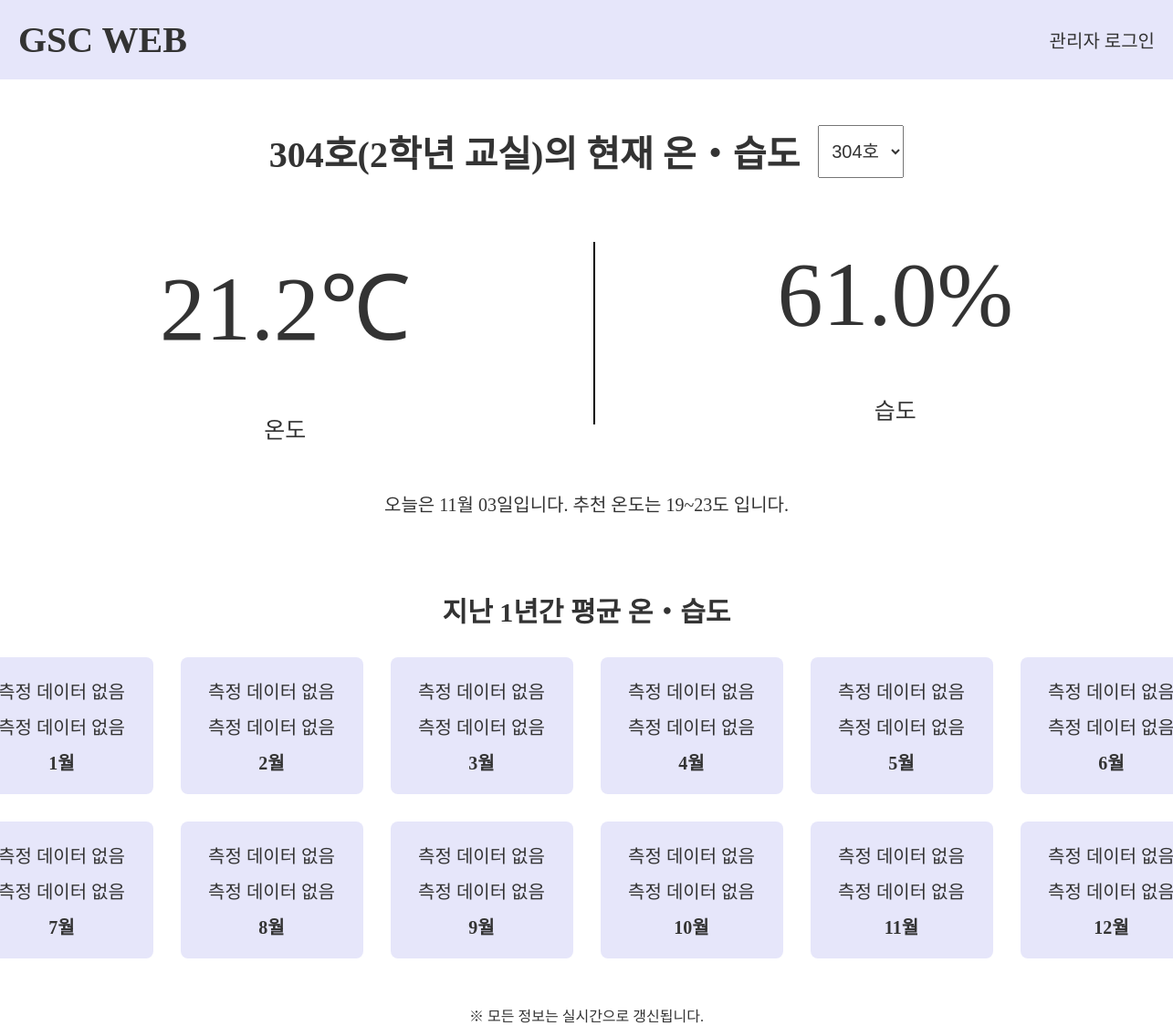
/temp/, run on the app's committed database.
### app/models.py (models this page shows)
class Locations(db.Model) :
    location = db.Column(db.String(200), primary_key=True, nullable=False)
    readings = db.relationship('SensorDatas', backref=db.backref('location_info'), cascade='all, delete-orphan')
    month_readings = db.relationship('MonthDatas', backref=db.backref('location_month_avg'), cascade='all, delete-orphan')
    purpose = db.Column(db.String(200), nullable=True)

class SensorDatas(db.Model):
    id = db.Column(db.Integer, primary_key=True)
    location = db.Column(db.String(200), db.ForeignKey('locations.location', ondelete='CASCADE'),nullable=False)
    temp = db.Column(db.Numeric(4,1), nullable=False)
    humi = db.Column(db.Numeric(4,1), nullable=False)
    record_date = db.Column(db.DateTime(), nullable=False, default=lambda: datetime.now(timezone.utc))

class Recommend(db.Model) :
    month = db.Column(db.Integer, primary_key=True, nullable=False)
    recommend_temp = db.Column(db.String(200), nullable=False)

### app/views/temp_views.py (the view)
@bp.route('/')
def show() :
    location_list = Locations.query.order_by(Locations.location).all()
    unassigned_locations = Locations.query.filter(or_(Locations.purpose == None, Locations.purpose == '')).order_by(Locations.location).all()
    if not location_list :
        return render_template('404.html')
    default_location = location_list[0].location
    selected_location = request.args.get('location', default=default_location, type=str)
    selected_location_obj = None
    for loc in location_list :
        if loc.location == selected_location :
            selected_location_obj = loc
            break
    if not selected_location_obj :
        selected_location_obj = location_list[0]
        selected_location = selected_location_obj.location
    purpose = selected_location_obj.purpose or "목적 미지정"
    latest_reading = SensorDatas.query.filter_by(location=selected_location).order_by(desc(SensorDatas.record_date)).first()
    temp = latest_reading.temp
    humi = latest_reading.humi
    kst = pytz.timezone('Asia/Seoul')
    now_kst = datetime.now(kst)
    current_date_kst = now_kst.strftime("%m월 %d일")
    current_month = now_kst.month
    recommend_temp = Recommend.query.filter_by(month=current_month).first().recommend_temp
    month_data_list = []
    if selected_location :
        month_data_list = MonthDatas.query.filter_by(location=selected_location).order_by(MonthDatas.month).all()
    month_data_dict = {data.month : data for data in month_data_list}
    return render_template(
        'temp_page.html',
        location_list=location_list,
        selected_location=selected_location,
        unassigned_locations=unassigned_locations,
        purpose=purpose,
        temp=temp,
        humi=humi,
        month_data_dict=month_data_dict,
        current_date=current_date_kst,
        recommend_temp=recommend_temp
    )

### app/views/login_views.py (called while the page is built)
@bp.before_app_request
def load_logged_in_admin() :
    admin_id = session.get('admin_id')
    if admin_id is None :
        g.admin = None
    else :
        g.admin = Admins.query.get(admin_id)

### app/templates/temp_page.html (shortened to what this page needs)
{% extends 'base.html' %}
{% block content %}
<h1 class="page-info">
    <p>{{ selected_location }}({{ purpose }})의 현재 온・습도</p>
    <select id="location-select" class="select-bar">
        {% for location in location_list %}
        <option value="{{ location.location }}" {% if location.location==selected_location %}selected{% endif %}>
            {{ location.location }}
        </option>
        {% endfor %}
    </select>
</h1>
<div class="temp-page">
    <div class="real-time-data">
        <div class="temp">
            <p class="numerical-data" id="current-temp">{{ temp }}℃</p>
            <p>온도</p>
        </div>
        <div class="vertical"></div>
        <div class="humi">
            <p class="numerical-data" id="current-humi">{{ humi }}%</p>
            <p>습도</p>
        </div>
    </div>
    <p id="recommend-temp">오늘은 {{ current_date }}입니다. 추천 온도는 {{ recommend_temp }}도 입니다.</p>
    <div class="month-datas">
        <h2>지난 1년간 평균 온・습도</h2>
        <div class="month-data-box" id="month-data-container">
            {% for i in range(1,13) %}
            <div class="month-box">
                {% set month_data = month_data_dict.get(i) %}
                {% if month_data %}
                <p>평균 온도 : {{ month_data.avg_temp | round(1) }}℃</p>
                <p>평균 습도 : {{ month_data.avg_humi | round(1) }}%</p>
                {% else %}
                <p>측정 데이터 없음</p>
                <p>측정 데이터 없음</p>
                {% endif %}
                <p style="font-weight: bold;">{{ i }}월</p>
            </div>
            {% endfor %}
        </div>
    </div>
    <p>※ 모든 정보는 실시간으로 갱신됩니다.</p>
</div>
{% endblock %}

### app/static/css/common.css (style rules this page uses)
* { margin: 0; padding: 0; color: #333333; }
.page-info { display: flex; justify-content: center; text-align: center; font-size: 40px; margin-top: 50px; color: #333333; gap: 20px; }
.select-bar { font-size: 20px; vertical-align: middle; padding: 10px; }

### app/static/css/temp_page.css (style rules this page uses)
.temp-page { margin-top: 70px; display: flex; justify-content: center; align-items: center; flex-direction: column; gap: 50px; }
.real-time-data { display: flex; justify-content: center; align-items: flex-start; text-align: center; gap: 200px; font-size: 25px; }
.numerical-data { font-size: 100px; margin-bottom: 50px; }
.vertical { border-left: 2px solid black; height: 200px; }
#recommend-temp { font-size: 20px; }
.month-datas { margin-top: 30px; text-align: center; display: flex; flex-direction: column; gap: 30px; }
.month-datas h2 { font-size: 30px; }
.month-data-box { display: grid; gap: 30px; grid-template-columns: repeat(6, 1fr); }
.month-box { background-color: #E6E6FA; border-radius: 8px; text-align: center; width: 200px; height: 150px; font-size: 20px; display: flex; flex-direction: column; justify-content: center; align-items: center; gap: 10px; }

### data on the page
Locations: location "304호", purpose "2학년 교실"
SensorDatas: temp "21.2", humi "61.0"
Recommend: recommend_temp "19~23"

### other printed values
{{ i }} "1" "2" "3" "4" "5" "6" "7" "8" "9" "10" "11" "12"
form field value "304호"
